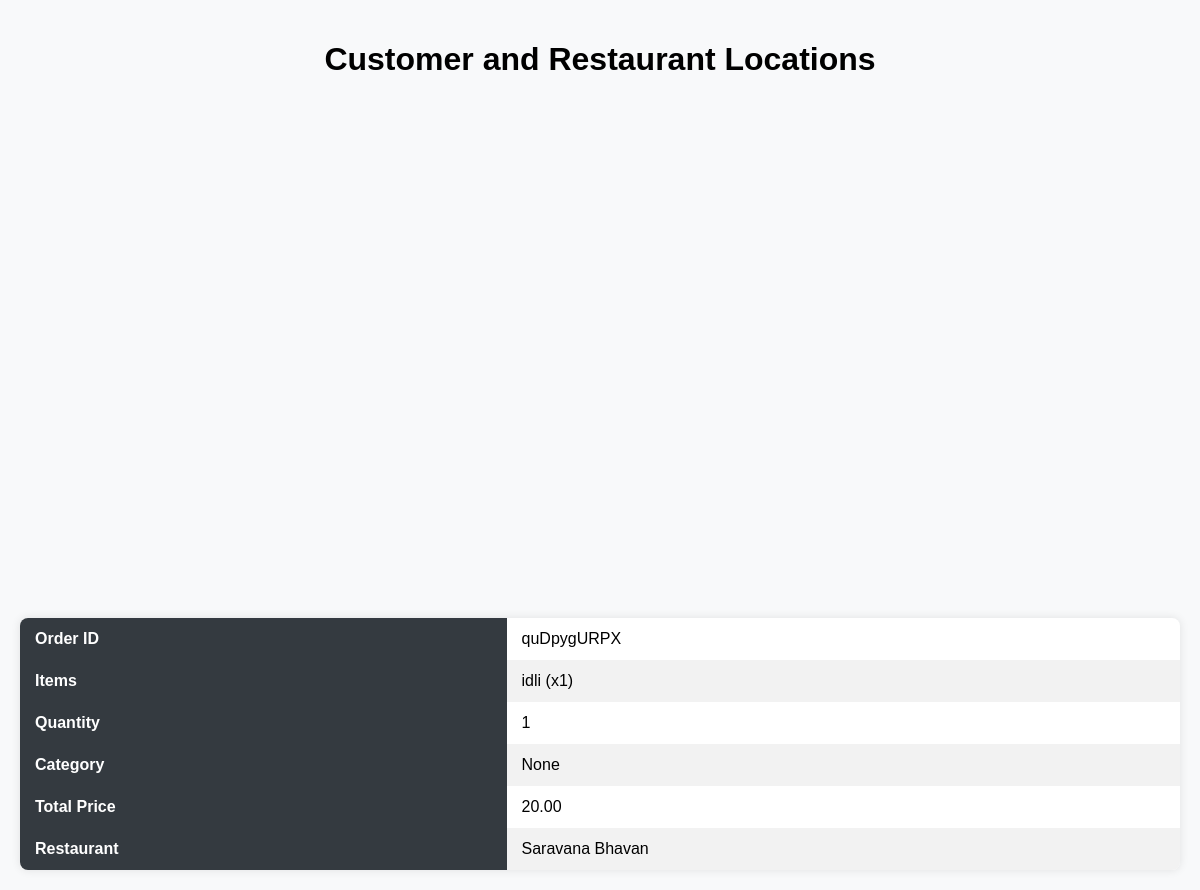
/track_delivery/ (signed in), run on the app's committed database.
### customer/models.py (models this page shows, shortened)
class Order(models.Model):
    customer = models.ForeignKey(customerUser, on_delete=models.CASCADE, related_name='orders')
    item = models.CharField(max_length=100)
    quantity = models.IntegerField()
    category = models.CharField(max_length=100)
    sum_of_price = models.DecimalField(max_digits=10, decimal_places=2)
    order_no = models.CharField(max_length=20, unique=True)
    status = models.CharField(max_length=20, choices=[
        ('PENDING', 'Pending'),
        ('CONFIRMED', 'Confirmed'),
        ('OUT_FOR_DELIVERY', 'Out for Delivery'),
        ('DELIVERED', 'Delivered'),
        ('CANCELLED', 'Cancelled')
    ], default='PENDING')
    delivery_person = models.CharField(max_length=100, null=True, blank=True)
    restaurant_name = models.CharField(max_length=100)
    comments = models.TextField(null=True, blank=True)
    date_time = models.DateTimeField(auto_now_add=True)

### customer/views.py (the view)
# urls.py: path('track_delivery/', customerviews.track_delivery, name='track_delivery'),
@login_required
def track_delivery(request):
    last_order = Order.objects.filter(customer=request.user).order_by('-id').first()
    if not last_order:
        messages.error(request, "No orders found.")
        return redirect('orders')
    customer = last_order.customer
    try:
        restaurant = restaurantUser.objects.get(restaurantName=last_order.restaurant_name)
    except restaurantUser.DoesNotExist:
        messages.error(request, "Restaurant user does not exist.")
        return redirect('orders')
    context = {
        'order': last_order,
        'customer_latitude': customer.latitude,
        'customer_longitude': customer.longitude,
        'restaurant_latitude': restaurant.latitude,
        'restaurant_longitude': restaurant.longitude
    }
    return render(request, 'home/track_locations.html', context)

### ordering/templates/home/track_locations.html (shortened to what this page needs)
<!DOCTYPE html>
<html lang="en">
<head>
</head>
<body>
    <h1>Customer and Restaurant Locations</h1>
    <div id="map"></div>
    <div class="order-details">
        <table>
            <tr>
                <th>Order ID</th>
                <td>{{ order.order_no }}</td>
            </tr>
            <tr>
                <th>Items</th>
                <td>{{ order.item }}</td>
            </tr>
            <tr>
                <th>Quantity</th>
                <td>{{ order.quantity }}</td>
            </tr>
            <tr>
                <th>Category</th>
                <td>{{ order.category }}</td>
            </tr>
            <tr>
                <th>Total Price</th>
                <td>{{ order.sum_of_price }}</td>
            </tr>
            <tr>
                <th>Restaurant</th>
                <td>{{ order.restaurant_name }}</td>
            </tr>
        </table>
    </div>
</body>
</html>

### ordering/templates/home/track_locations.html (style rules this page uses)
body { font-family: Arial, sans-serif; margin: 0; padding: 20px; background-color: #f8f9fa; }
h1 { text-align: center; margin-bottom: 20px; }
#map { height: 500px; width: 100%; margin-bottom: 20px; }
.order-details { background-color: #ffffff; border-radius: 8px; box-shadow: 0 0 10px rgba(0, 0, 0, 0.1); overflow: hidden; }
.order-details table { width: 100%; border-collapse: collapse; margin: 0; }
.order-details th, .order-details td { padding: 12px 15px; text-align: left; }
.order-details th { background-color: #343a40; color: #ffffff; }
.order-details tr:nth-child(even) { background-color: #f2f2f2; }

### data on the page
Order: order_no "quDpygURPX", item "idli (x1)", quantity "1", category "None", sum_of_price "20.00", restaurant_name "Saravana Bhavan"
